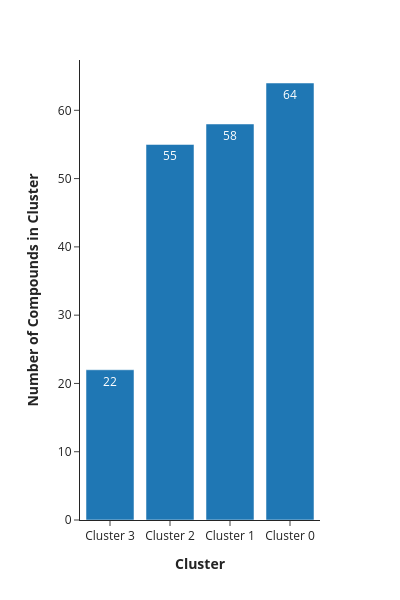

Write notebook code for a chart like this one.
### Code cell
cut_hist_data['simple_values'] = [f'Cluster {i}' for i in [3,2,1,0]]
fig2 = px.bar(cut_hist_data, x='simple_values', y='count', template='simple_white', text_auto=True, height=600, width=400)
fig2.update_yaxes(title_text="<b> Number of Compounds in Cluster </b>")
fig2.update_xaxes(title_text="<b> Cluster </b>")
fig2.show()
fig2.write_image(figures / f"20250114_generic_bm_cluster_histogram_fig2_bar.png")
fig2.write_image(figures / f"20250114_generic_bm_cluster_histogram_fig2_bar.svg")

### Figure 1 — Plotly figure (JSON) as saved in the notebook; plotly's stock layout.template omitted (floating-point values rounded to 4 significant figures)
{"data": [{"hovertemplate": "simple_values=%{x}<br>count=%{y}<extra></extra>", "legendgroup": "", "marker": {"color": "#1F77B4", "pattern": {"shape": ""}}, "name": "", "orientation": "v", "showlegend": false, "textposition": "auto", "texttemplate": "%{y}", "type": "bar", "x": ["Cluster 3", "Cluster 2", "Cluster 1", "Cluster 0"], "xaxis": "x", "y": [22, 55, 58, 64], "yaxis": "y"}], "layout": {"barmode": "relative", "height": 600, "legend": {"tracegroupgap": 0}, "margin": {"t": 60}, "width": 400, "xaxis": {"anchor": "y", "domain": [0, 1], "title": {"text": "<b> Cluster </b>"}}, "yaxis": {"anchor": "x", "domain": [0, 1], "title": {"text": "<b> Number of Compounds in Cluster </b>"}}}}
